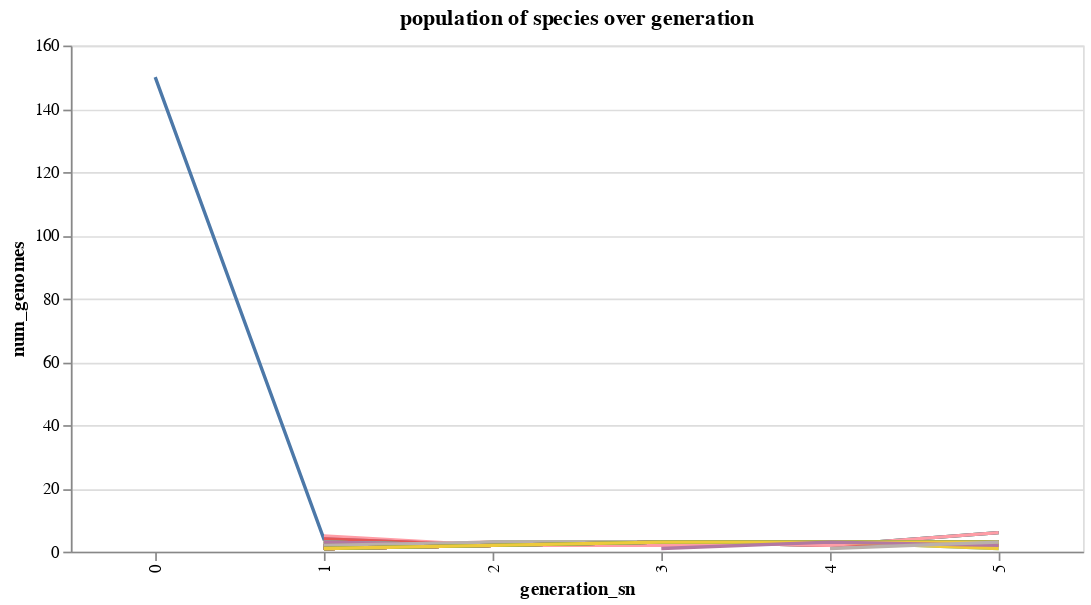

Notebook source saved alongside this figure:
### Code cell
sql = '''
  select generation_sn, species_sn, count(1) as num_genomes
  from population
  where run_id = %s
  group by (generation_sn, species_sn)
  '''

genomes = pd.read_sql(sql=sql, con=conn, params=(run_id,))

charts = []
for i in range(num_species):
    highlight = altair.selection(
        type='single',
        on='mouseover',
        nearest=True)
    chart = altair.Chart(
        genomes.query('species_sn == @i'),
        title='population of species over generation'
    ).mark_line().encode(
        x='generation_sn:N',
        y='num_genomes:Q',
        color=altair.Color('species_sn:N', legend=None),
        tooltip='species_sn',
        opacity=altair.condition(highlight, altair.value(1), altair.value(0))
    ).add_selection(highlight)
    charts.append(chart)

altair.layer(*charts).properties(width=600).interactive()
